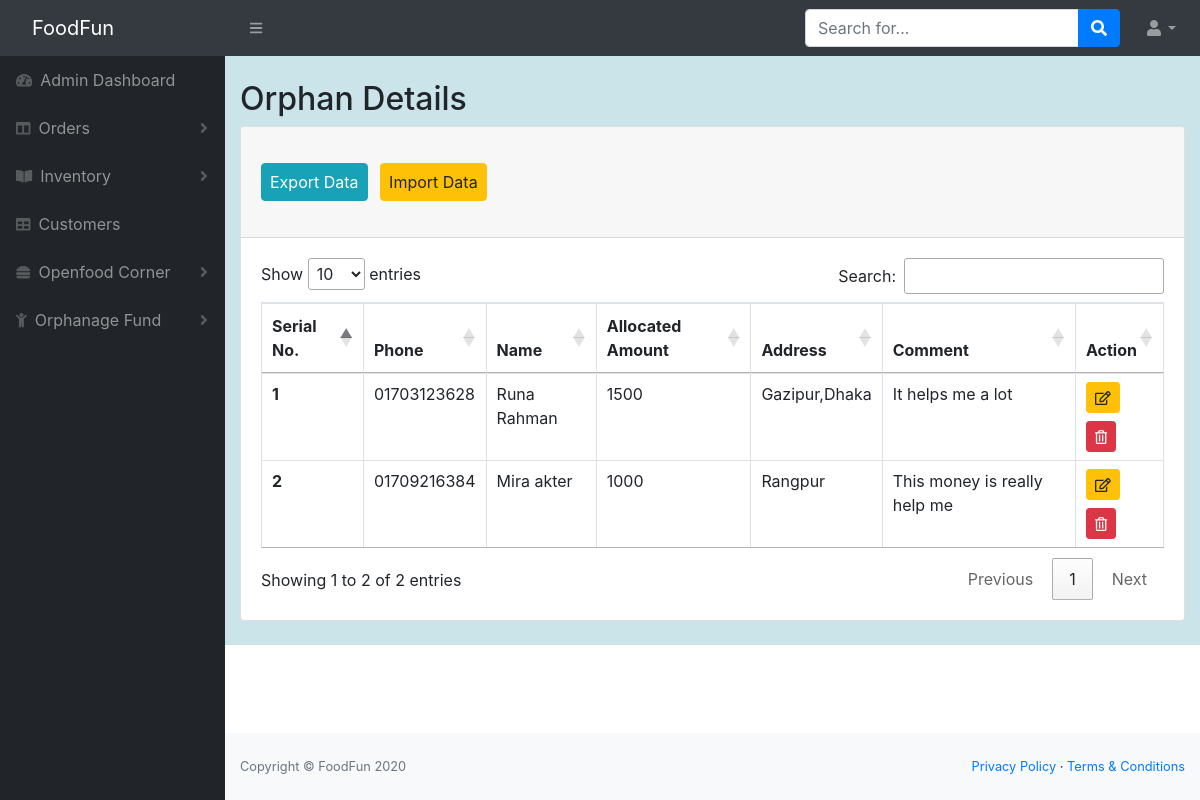
Screenshot of /Online_restaurant/Restuproject/admin/view-orphan.php with the database file from the repository.
### tables this page shows
CREATE TABLE IF NOT EXISTS `orphan` (
  `phone` varchar(200) NOT NULL,
  `name` varchar(200) NOT NULL,
  `amount` varchar(200) NOT NULL,
  `address` varchar(200) NOT NULL,
  `comment` varchar(200) NOT NULL
);

### Online_restaurant/Restuproject/admin/view-orphan.php (the view, shortened to what this page needs)
<?php
$servername="localhost";
$username="root";
$password="";
$database="restaurantdb";
$conn=mysqli_connect($servername,$username,$password,$database);
?>
<!DOCTYPE html>
<html lang="en">
    <head>
        <link href="styles.css" rel="stylesheet" />
        <link href="https://cdn.datatables.net/1.10.20/css/dataTables.bootstrap4.min.css" rel="stylesheet" />
        <link rel="stylesheet" href="https://cdn.jsdelivr.net/npm/bootstrap@4.5.3/dist/css/bootstrap.min.css"
>
        <link rel="stylesheet" href="//cdn.datatables.net/1.10.23/css/jquery.dataTables.min.css">
    </head>
    <body class="sb-nav-fixed">
        <nav class="sb-topnav navbar navbar-expand navbar-dark bg-dark">
            <a class="navbar-brand" href="#">FoodFun</a>
            <button class="btn btn-link btn-sm order-1 order-lg-0" id="sidebarToggle" href="#"><i class="fas fa-bars"></i></button>
            <form class="d-none d-md-inline-block form-inline ml-auto mr-0 mr-md-3 my-2 my-md-0">
                <div class="input-group">
                    <input class="form-control" type="text" placeholder="Search for..." aria-label="Search" aria-describedby="basic-addon2" />
                    <div class="input-group-append">
                        <button class="btn btn-primary" type="button"><i class="fas fa-search"></i></button>
                    </div>
                </div>
            </form>
            <ul class="navbar-nav ml-auto ml-md-0">
                <li class="nav-item dropdown">
                    <a class="nav-link dropdown-toggle" id="userDropdown" href="#" role="button" data-toggle="dropdown" aria-haspopup="true" aria-expanded="false"><i class="fas fa-user fa-fw"></i></a>
                </li>
            </ul>
        </nav>
        <div id="layoutSidenav">
            <div id="layoutSidenav_nav">
                <nav class="sb-sidenav accordion sb-sidenav-dark" id="sidenavAccordion">
                    <div class="sb-sidenav-menu">
                        <div class="nav">
                            <a class="nav-link" href="admin-panel.php">
                                <div class="sb-nav-link-icon"><i class="fas fa-tachometer-alt"></i></div>
                                Admin Dashboard
                            </a>
                            <a class="nav-link collapsed" href="#" data-toggle="collapse" data-target="#collapseLayouts" aria-expanded="false" aria-controls="collapseLayouts">
                                <div class="sb-nav-link-icon"><i class="fas fa-columns"></i></div>
                                Orders
                                <div class="sb-sidenav-collapse-arrow"><i class="fas fa-angle-down"></i></div>
                            </a>
                            <a class="nav-link collapsed" href="#" data-toggle="collapse" data-target="#collapsePages" aria-expanded="false" aria-controls="collapsePages">
                                <div class="sb-nav-link-icon"><i class="fas fa-book-open"></i></div>
                                Inventory
                                <div class="sb-sidenav-collapse-arrow"><i class="fas fa-angle-down"></i></div>
                            </a>
                            <a class="nav-link" href="view-customer.php">
                                <div class="sb-nav-link-icon"><i class="fas fa-table"></i></div>
                                Customers
                            </a>
                            <a class="nav-link collapsed" href="view-openfood.php" data-toggle="collapse" data-target="#collapseLayouts" aria-expanded="false" aria-controls="collapseLayouts">
                                <div class="sb-nav-link-icon"><i class="fas fa-hamburger"></i></div>
                                Openfood Corner
                                <div class="sb-sidenav-collapse-arrow"><i class="fas fa-angle-down"></i></div>
                            </a>
                            <a class="nav-link collapsed" href="#" data-toggle="collapse" data-target="#collapseLayouts" aria-expanded="false" aria-controls="collapseLayouts">
                                <div class="sb-nav-link-icon"><i class="fas fa-child"></i></div>
                                Orphanage Fund
                                <div class="sb-sidenav-collapse-arrow"><i class="fas fa-angle-down"></i></div>
                            </a>
                        </div>
                    </div>
                </nav>
            </div>
            <div id="layoutSidenav_content">
                <main style="background-color:#cae4e9;">
                    <div class="container-fluid">
                        <div class="row">
                            <div class="col-lg-4" >
                            <h2 class="mt-4">Orphan Details</h2>
                            </div>
                        </div>
                        <div class="card mb-4">
                            <div class="card-header">
                            <div class="row mt-4">
                            <div class="col-lg-4">
                            <a href="export-orphan.php"> <button type="button" class="btn btn-info mb-4  mr-2 px-2" id="exportButton">   Export Data</button></a>
                            <a href="add-orphan.php"> <button type="button" class="btn btn-warning mb-4 pr-2 px-2" id="importButton">Import Data</button></a>
                           </div>
                           <div class="col-lg-4">
                           </div>
                           <div class="col-lg-2">
                           </div>
                        </div>
                            </div>
                            <div class="card-body">
                                <div class="table-responsive">
                                    <table class="table table-bordered" id="myTable" width="100%" cellspacing="0">
                                        <thead>
                                            <tr>
                                                <th scope="col">Serial No.</th>
                                                <th scope="col">Phone</th>
                                                <th scope="col">Name</th>
                                                <th scope="col">Allocated Amount</th>
                                                <th scope="col">Address</th>
                                                <th scope="col">Comment</th>
                                                <th scope="col">Action</th>
                                            </tr>
                                        </thead>
                                        <tbody>
                                            <?php
                                            $sql = "SELECT * FROM `orphan`";
                                            $result = mysqli_query($conn, $sql);
                                            $num=mysqli_num_rows($result);
                                            if ($num>0) {
                                            $sno=0;
                                            while($row = mysqli_fetch_assoc($result)){
                                                $sno=$sno+1;
                                                echo"<tr>
                                                <th scope='row'>".$sno."</th>
                                                <td>".$row['phone']."</td>
                                                <td>".$row['name']."</td>
                                                <td>".$row['amount']."</td>
                                                <td>".$row['address']."</td>
                                                <td>".$row['comment']."</td>
                                                <td><form class='mb-2' action='edit-orphan.php' method='post'>
                                                <input type='hidden' name='cid' value=".$row['phone'].">
                                                <button type='submit' name='edit' class='btn btn-sm btn-warning'><i class='far fa-edit'></i></button>
                                              </form>
                                              <form class='' action='' method='post'>
                                                <input type='hidden' name='cid' value=".$row['phone'].">
                                                <button type='submit' name='delete' class='btn btn-sm btn-danger'><i class='far fa-trash-alt'></i></button>
                                              </form>
                                            </td>
                                            </tr>";
                                            }
                                            }
                                            ?>
                                        </tbody>
                                    </table>
                                </div>
                            </div>
                        </div>
                    </div>
                </main>
                <footer class="py-4 bg-light mt-auto">
                    <div class="container-fluid">
                        <div class="d-flex align-items-center justify-content-between small">
                            <div class="text-muted">Copyright &copy; FoodFun 2020</div>
                            <div>
                                <a href="#">Privacy Policy</a>
                                &middot;
                                <a href="#">Terms &amp; Conditions</a>
                            </div>
                        </div>
                    </div>
                </footer>
            </div>
        </div>
    </body>
</html>

### rows the page displays
orphan: phone "01703123628", name "Runa Rahman", amount "1500", address "Gazipur,Dhaka", comment "It helps me a lot"
orphan: phone "01709216384", name "Mira akter", amount "1000", address "Rangpur", comment "This money is really help me"
